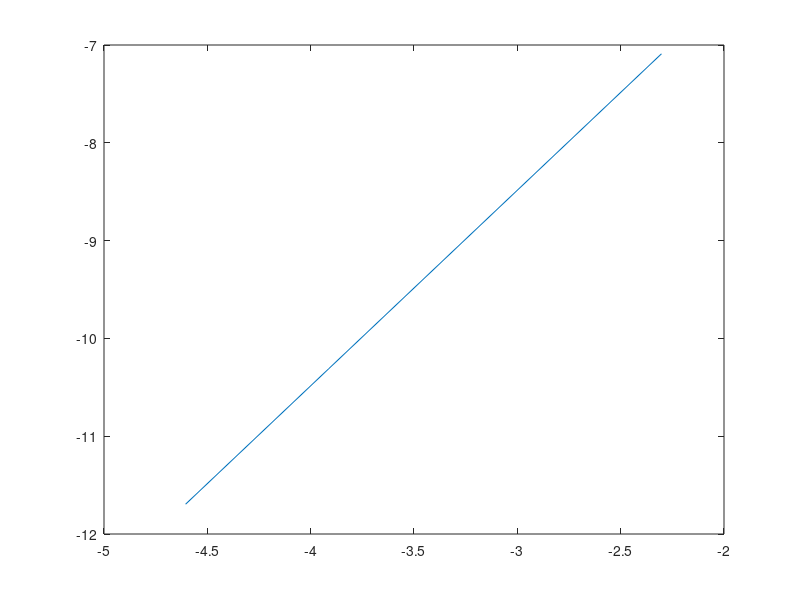

MATLAB code to generate this figure:
clc
clear all 
re_x = [8.3333e-04 3.3333e-05 8.3333e-06]; %Retrieving the values from our error calc
h = [1/10 1/50 1/100]; %h = 1/n
plot(log(h), log(re_x))
fprintf("Slope and Y-Intercept are")
polyfit(log(h), log(re_x), 1) %returns slope and y-intercept for the plot

%%Comments on Slope and Y-Intercept%%
%As seen from the graph the slope is a constant and equal to 2. By fitting
%the polynomial of form re_x = C*h^n, we get a value of 2 which shows 2nd
%order convergence in relative error of the derievative at midpoints. 